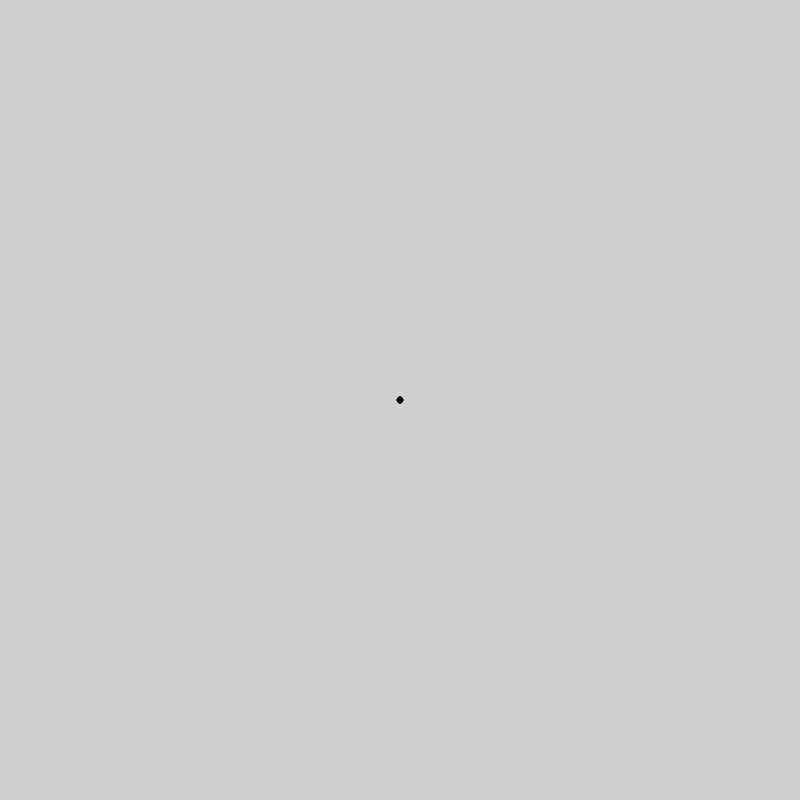
Frame 1 (no input)
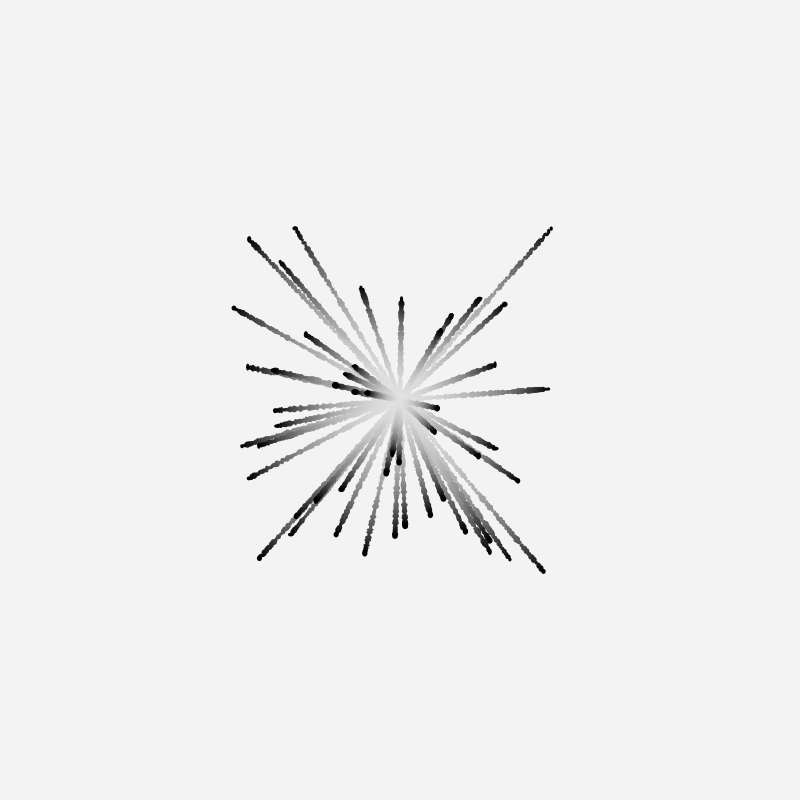
Frame 60 (the mouse pressed at the canvas centre just before this capture)
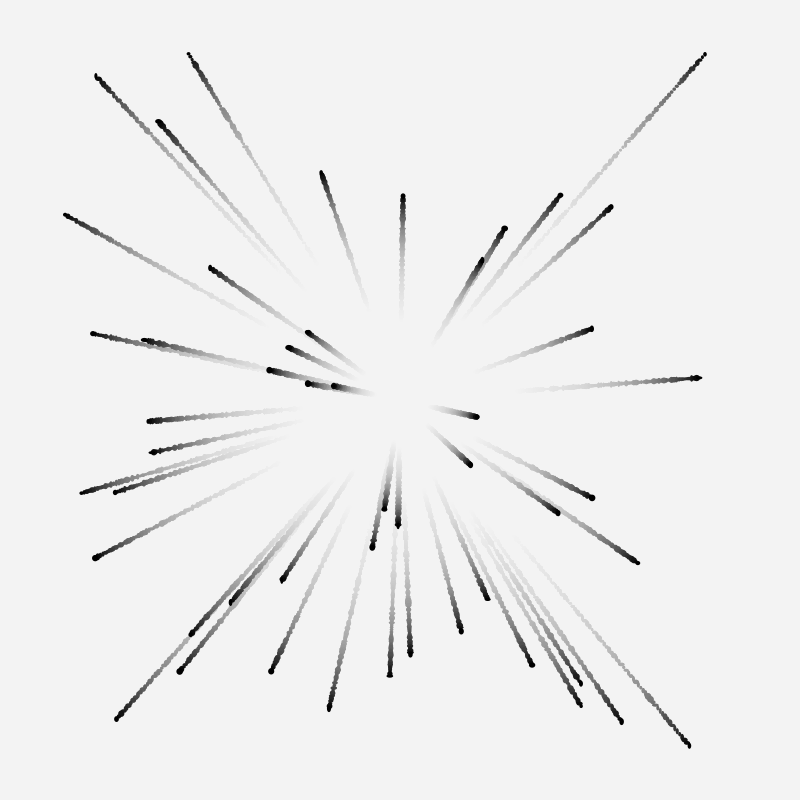
Frame 120 (the mouse held since frame 60 and released just before this capture)

The Processing sketch that drew these frames (run headless with seeded random() and noise(); from frame 60 on, the mouse is pressed at the canvas centre):

// Processing sketch: processing_125736
// ── processing_125736.pde

Monstre[] bob=new Monstre [50];

void setup() {

  size (800, 800);


  for (int i=0;i<bob.length;i++) {
    bob[i] = new Monstre(width/2, height/2);
  }
}

void draw() {
  noStroke();
  fill(255,10);
  rect(0, 0, width, height);
  //background(255);

  for (int i=0;i<bob.length;i++) {
    bob[i].aff();
  }
}

class Monstre{
  
  float x;
  float y;
  //float wh;
  float vitx;
  float vity;
  float r, v, b;
  
  Monstre(float _x,float _y) {
    x= _x;
    y= _y;
    vitx=random(-3,3);
    vity=random(-3,3);
    r= random(255);
    v= random(255);
    b= random(255);
    //wh= random(3,60);
    

  }
  
  void aff() {
   
    fill(0,0,0);
    ellipse(x,y,random(3,7),random(3,7));
    
    x+=vitx;
    y+=vity;
    
    if(x>width) {
      vitx*=-1;
    }
  
    if(x<0) {
      vitx*=-1;
    }

    if(y>height) {
      vity*=-1;
    }
  
    if(y<0) {
      vity*=-1;
    }
    
  
  }

}
